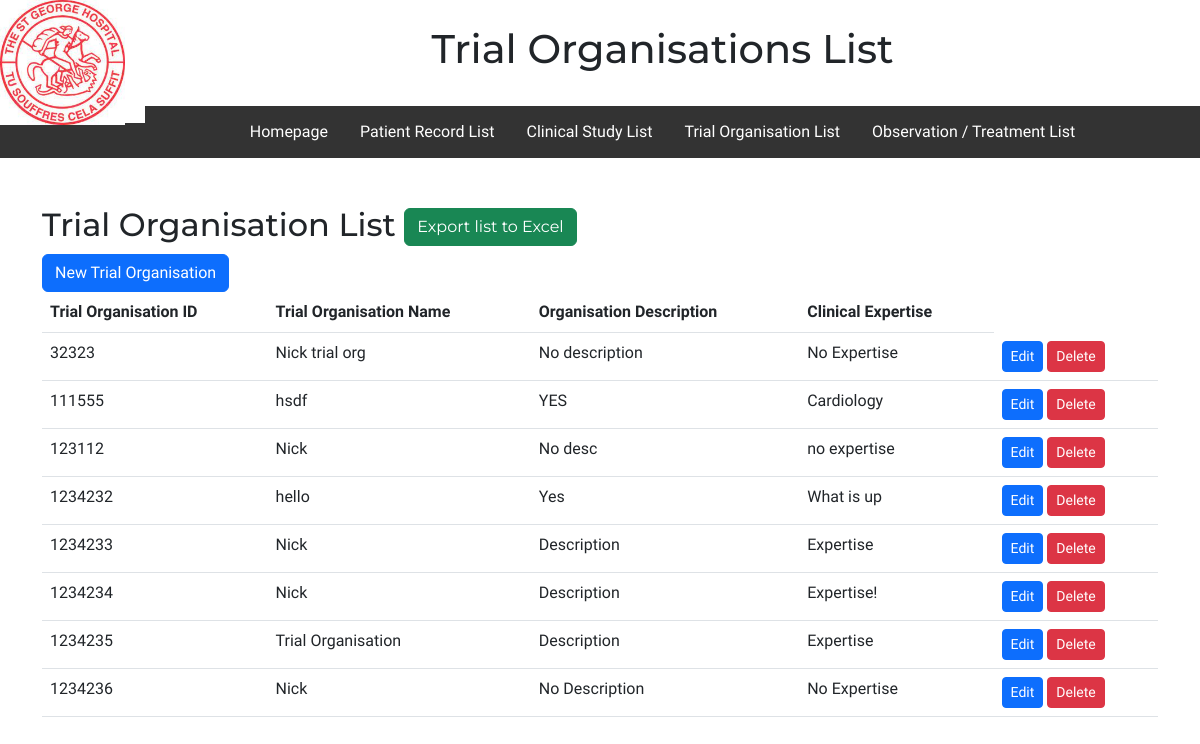
The page /trialOrganisationsFolder/trialOrganisationsList.php on the database as committed earlier.
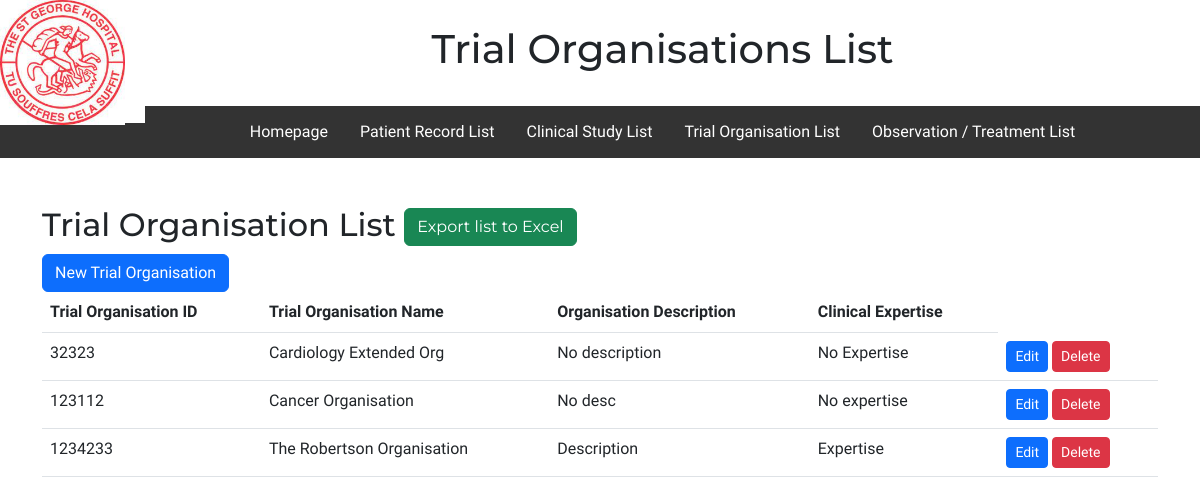
The same page on the database as committed later.
### tables this page shows
CREATE TABLE `trialorg` (
  `trialOrgID` int(255) NOT NULL,
  `trialOrgName` varchar(255) NOT NULL,
  `trialOrgDesc` varchar(255) NOT NULL,
  `cExpertise` varchar(255) NOT NULL
);

### trialOrganisationsFolder/trialOrganisationslist.php (the view, shortened to what this page needs)
<!DOCTYPE html>
<html>
<head>
    <link rel="stylesheet" href="../style.css">
</head>
<body>
    <div class="header">
        <a href="../Homepage.html">
            <img src="../Images/Hospital Logo.jpg" alt="St George Logo"></a>
        <h1>Trial Organisations List</h1>
    </div>
    <br>
    <div class="topnav">
        <div id="topnav">
            <a href="../Homepage.html">Homepage</a>
            <a href="/clinicalTestingWebsite/patientRecordsFolder/patientRecordList.php">Patient Record List</a>
            <a href="/clinicalTestingWebsite/clinicalStudiesFolder/clinicalStudyList.php">Clinical Study List</a>
            <a href="/clinicalTestingWebsite/trialOrganisationsFolder/trialOrganisationsList.php">Trial
                Organisation List</a>
            <a href="/clinicalTestingWebsite/observationAndTreatmentRecordFolder/observationAndTreatmentList.php">Observation
                / Treatment List</a>
        </div>
    </div>
    <div class="container my-5">
        <h2> Trial Organisation List <button type='button' id = "downloadexcel" class='btn btn-success'>Export list to Excel</button></h2>
        <a class="btn btn-primary" href="/clinicalTestingWebsite/trialOrganisationsFolder/createTrialOrganisation.php" role="button">New Trial Organisation </a>
        <br>
        <table class="table" id = "example-table">
            <thead>
                <tr>
                    <th>Trial Organisation ID</th>
                    <th>Trial Organisation Name</th>
                    <th>Organisation Description</th>
                    <th>Clinical Expertise</th>
                </tr>
            </thead>
            <tbody>
                <?php
                $servername = "localhost";
                $username = "root";
                $password = "";
                $database = "clinicaltesting2";
                $connection = new mysqli($servername, $username, $password, $database);
                $sql = "SELECT * FROM trialorg";
                $result = $connection->query($sql);
                while($row = $result->fetch_assoc()) {
                    echo "
                    <tr>
                    <td>$row[trialOrgID]</td>
                    <td>$row[trialOrgName]</td>
                    <td>$row[trialOrgDesc]</td>
                    <td>$row[cExpertise]</td>
                    <td>
                        <a class='btn btn-primary btn-sm' href='/clinicalTestingWebsite/trialOrganisationsFolder/editTrialOrganisation.php?trialOrgID=$row[trialOrgID]'>Edit</a>
                        <a class='btn btn-danger btn-sm' href='/clinicalTestingWebsite/trialOrganisationsFolder/deleteTrialOrganisation.php?trialOrgID=$row[trialOrgID]'>Delete</a>
                    </td>
                    </tr>
                    ";
                }
                ?>
            </tbody>
        </table>
    </div>
</body>
</html>

Rows that differ between the two databases and show on the page:
removed trialorg: trialOrgID "111555", trialOrgName "hsdf", trialOrgDesc "YES", cExpertise "Cardiology"
removed trialorg: trialOrgID "1234232", trialOrgName "hello", trialOrgDesc "Yes", cExpertise "What is up"
removed trialorg: trialOrgID "1234234", trialOrgName "Nick", trialOrgDesc "Description", cExpertise "Expertise!"
removed trialorg: trialOrgID "1234235", trialOrgName "Trial Organisation", trialOrgDesc "Description", cExpertise "Expertise"
removed trialorg: trialOrgID "1234236", trialOrgName "Nick", trialOrgDesc "No Description", cExpertise "No Expertise"
changed trialorg "No description": trialOrgName "Nick trial org" → "Cardiology Extended Org"
changed trialorg "No desc": trialOrgName "Nick" → "Cancer Organisation"; cExpertise "no expertise" → "No expertise"
changed trialorg "Description": trialOrgName "Nick" → "The Robertson Organisation"
